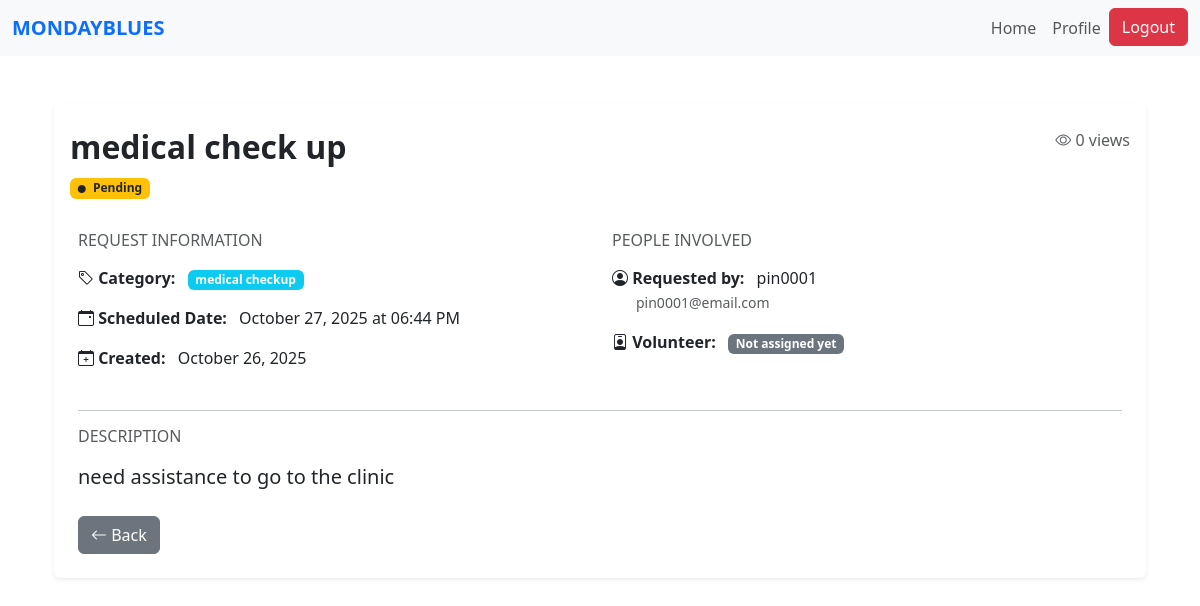
The app's page /request/2 (signed in), older data.
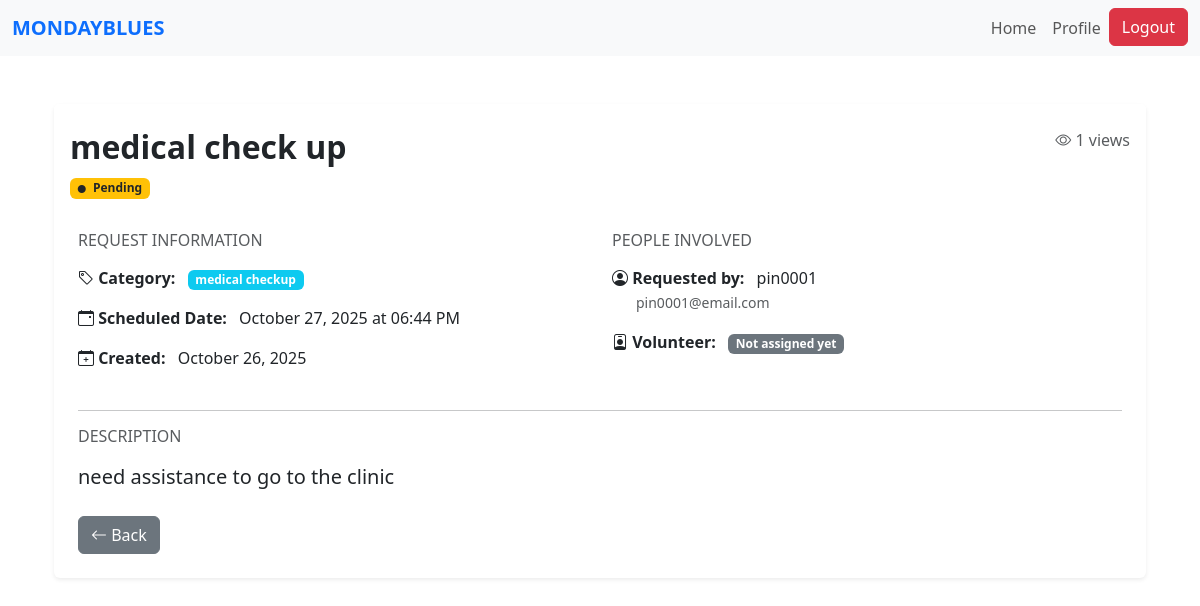
The same page, newer data.
### website/models.py (models this page shows)
class Request(db.Model):
    id = db.Column(db.Integer, primary_key=True)
    title = db.Column(db.String(150), nullable=False)
    description = db.Column(db.Text, nullable=False)
    category_id = db.Column(db.Integer, db.ForeignKey('category.id'), nullable=False)
    category = db.relationship('Category', backref='requests')
    status = db.Column(db.String(20), default='Pending')  # Pending, Accepted, Completed
    scheduled_datetime = db.Column(db.DateTime, nullable=False)
    view_count = db.Column(db.Integer, default=0)
    date_created = db.Column(db.DateTime, default=datetime.utcnow)
    user_id = db.Column(db.Integer, db.ForeignKey('user.id'), nullable=False)
    volunteer_id = db.Column(db.Integer, db.ForeignKey('volunteer.id'), nullable=True)
    user = db.relationship('User', backref=db.backref('requests', lazy=True, cascade='all, delete-orphan'), lazy=True)
    volunteer = db.relationship('Volunteer', backref=db.backref('assigned_requests', lazy=True), lazy=True)

### website/views.py (the view)
@views.route('/request/<int:id>')
@login_required
def view_request(id):
    req = Request.query.get_or_404(id)
    if req.user_id != current_user.id:
        req.view_count += 1
        db.session.commit()
    owner = User.query.get(req.user_id)
    return render_template('view_req.html', req=req, owner=owner)

### website/templates/view_req.html (shortened to what this page needs)
{% extends "base.html" %}
{% block content %}
<div class="container my-5">
    <div class="card shadow-sm border-0">
        <div class="card-header bg-white border-0 pt-4">
            <div class="d-flex justify-content-between align-items-start">
                <div>
                    <h2 class="fw-bold mb-2">{{ req.title }}</h2>
                    <span class="badge
                        {% if req.status == 'Pending' %} bg-warning text-dark
                        {% elif req.status == 'Assigned' %} bg-primary
                        {% elif req.status == 'Accepted' %} bg-info
                        {% elif req.status == 'Completed' %} bg-success
                        {% else %} bg-secondary {% endif %}">
                        <i class="bi bi-circle-fill me-1" style="font-size: 0.5rem;"></i>
                        {{ req.status }}
                    </span>
                </div>
                <div class="text-end">
                    <p class="text-muted mb-0">
                        <i class="bi bi-eye"></i> {{ req.view_count }} views
                    </p>
                </div>
            </div>
        </div>
        <div class="card-body p-4">
            <div class="row mb-4">
                <div class="col-md-6">
                    <h6 class="text-muted text-uppercase mb-3">Request Information</h6>
                    <div class="mb-3">
                        <strong><i class="bi bi-tag"></i> Category:</strong>
                        <span class="badge bg-info ms-2">{{ req.category.name if req.category else req.category }}</span>
                    </div>
                    <div class="mb-3">
                        <strong><i class="bi bi-calendar-event"></i> Scheduled Date:</strong>
                        <span class="ms-2">{{ req.scheduled_datetime.strftime('%B %d, %Y at %I:%M %p') }}</span>
                    </div>
                    <div class="mb-3">
                        <strong><i class="bi bi-calendar-plus"></i> Created:</strong>
                        <span class="ms-2">{{ req.date_created.strftime('%B %d, %Y') }}</span>
                    </div>
                </div>
                <div class="col-md-6">
                    <h6 class="text-muted text-uppercase mb-3">People Involved</h6>
                    <div class="mb-3">
                        <strong><i class="bi bi-person-circle"></i> Requested by:</strong>
                        <span class="ms-2">{{ owner.name }}</span>
                        <br>
                        <small class="text-muted ms-4">{{ owner.email }}</small>
                    </div>
                    {% if req.volunteer %}
                    <div class="mb-3">
                        <strong><i class="bi bi-person-badge"></i> Assigned to:</strong>
                        <span class="ms-2">{{ req.volunteer.user.name }}</span>
                        <br>
                        <small class="text-muted ms-4">
                            {% if req.volunteer.category %}
                                Category: {{ req.volunteer.category.name }}
                            {% endif %}
                        </small>
                    </div>
                    {% else %}
                    <div class="mb-3">
                        <strong><i class="bi bi-person-badge"></i> Volunteer:</strong>
                        <span class="badge bg-secondary ms-2">Not assigned yet</span>
                    </div>
                    {% endif %}
                </div>
            </div>
            <hr>
            <div class="mb-4">
                <h6 class="text-muted text-uppercase mb-3">Description</h6>
                <p class="lead">{{ req.description }}</p>
            </div>
            <div class="mt-4 d-flex gap-2">
                <a href="javascript:history.back()" class="btn btn-secondary">
                    <i class="bi bi-arrow-left"></i> Back
                </a>
            </div>
        </div>
    </div>
</div>
<link rel="stylesheet" href="https://cdn.jsdelivr.net/npm/bootstrap-icons@1.10.0/font/bootstrap-icons.css">
{% endblock %}

Row changes from the older to the newer data that the page shows:
changed Request "medical check up": view_count "0" → "1"
